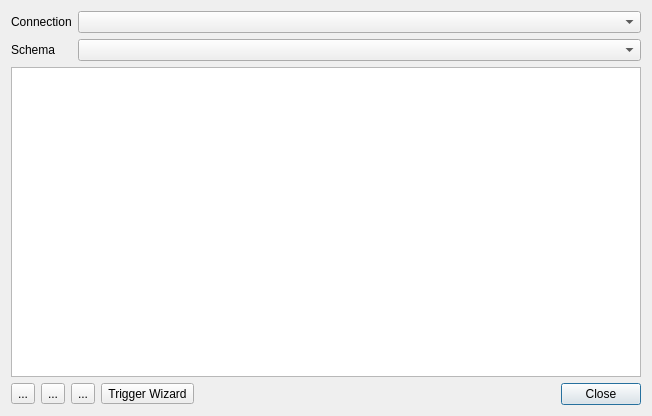
<?xml version="1.0" encoding="UTF-8"?>
<ui version="4.0">
 <class>ConfigDialog</class>
 <widget class="QDialog" name="ConfigDialog">
  <property name="geometry">
   <rect>
    <x>0</x>
    <y>0</y>
    <width>652</width>
    <height>416</height>
   </rect>
  </property>
  <property name="windowTitle">
   <string>PostGIS Sampling Tool - Configuration</string>
  </property>
  <layout class="QVBoxLayout" name="verticalLayout">
   <item>
    <layout class="QGridLayout" name="gridLayout">
     <item row="0" column="0">
      <widget class="QLabel" name="label">
       <property name="text">
        <string>Connection</string>
       </property>
      </widget>
     </item>
     <item row="0" column="1">
      <widget class="QComboBox" name="cboConnection">
       <property name="sizePolicy">
        <sizepolicy hsizetype="Expanding" vsizetype="Fixed">
         <horstretch>0</horstretch>
         <verstretch>0</verstretch>
        </sizepolicy>
       </property>
      </widget>
     </item>
     <item row="1" column="0">
      <widget class="QLabel" name="label_2">
       <property name="text">
        <string>Schema</string>
       </property>
      </widget>
     </item>
     <item row="1" column="1">
      <widget class="QComboBox" name="cboSchema">
       <property name="sizePolicy">
        <sizepolicy hsizetype="Expanding" vsizetype="Fixed">
         <horstretch>0</horstretch>
         <verstretch>0</verstretch>
        </sizepolicy>
       </property>
      </widget>
     </item>
    </layout>
   </item>
   <item>
    <widget class="QTreeView" name="treeTriggers">
     <property name="rootIsDecorated">
      <bool>false</bool>
     </property>
    </widget>
   </item>
   <item>
    <layout class="QHBoxLayout" name="horizontalLayout">
     <item>
      <widget class="QToolButton" name="btnAdd">
       <property name="text">
        <string>...</string>
       </property>
      </widget>
     </item>
     <item>
      <widget class="QToolButton" name="btnEdit">
       <property name="text">
        <string>...</string>
       </property>
      </widget>
     </item>
     <item>
      <widget class="QToolButton" name="btnRemove">
       <property name="text">
        <string>...</string>
       </property>
      </widget>
     </item>
     <item>
      <widget class="QToolButton" name="btnWizzard">
       <property name="text">
        <string>Trigger Wizard</string>
       </property>
      </widget>
     </item>
     <item>
      <widget class="QDialogButtonBox" name="buttonBox">
       <property name="orientation">
        <enum>Qt::Horizontal</enum>
       </property>
       <property name="standardButtons">
        <set>QDialogButtonBox::Close</set>
       </property>
      </widget>
     </item>
    </layout>
   </item>
  </layout>
 </widget>
 <tabstops>
  <tabstop>cboConnection</tabstop>
  <tabstop>cboSchema</tabstop>
  <tabstop>treeTriggers</tabstop>
  <tabstop>btnAdd</tabstop>
  <tabstop>btnEdit</tabstop>
  <tabstop>buttonBox</tabstop>
 </tabstops>
 <resources/>
 <connections>
  <connection>
   <sender>buttonBox</sender>
   <signal>accepted()</signal>
   <receiver>ConfigDialog</receiver>
   <slot>accept()</slot>
   <hints>
    <hint type="sourcelabel">
     <x>248</x>
     <y>254</y>
    </hint>
    <hint type="destinationlabel">
     <x>157</x>
     <y>274</y>
    </hint>
   </hints>
  </connection>
  <connection>
   <sender>buttonBox</sender>
   <signal>rejected()</signal>
   <receiver>ConfigDialog</receiver>
   <slot>reject()</slot>
   <hints>
    <hint type="sourcelabel">
     <x>316</x>
     <y>260</y>
    </hint>
    <hint type="destinationlabel">
     <x>286</x>
     <y>274</y>
    </hint>
   </hints>
  </connection>
 </connections>
</ui>
